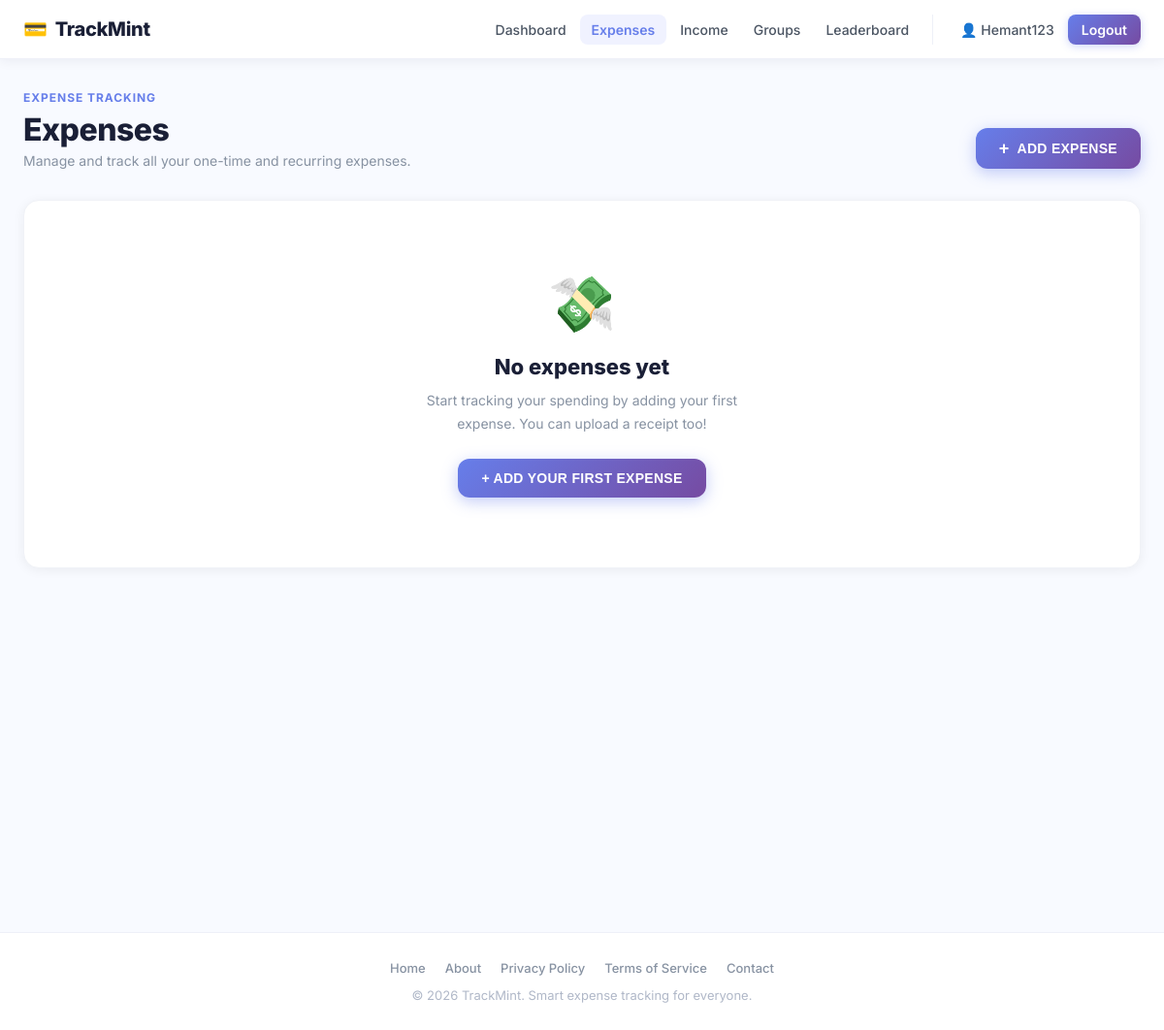
/receipts/ (signed in), run on an earlier commit of the app's database.
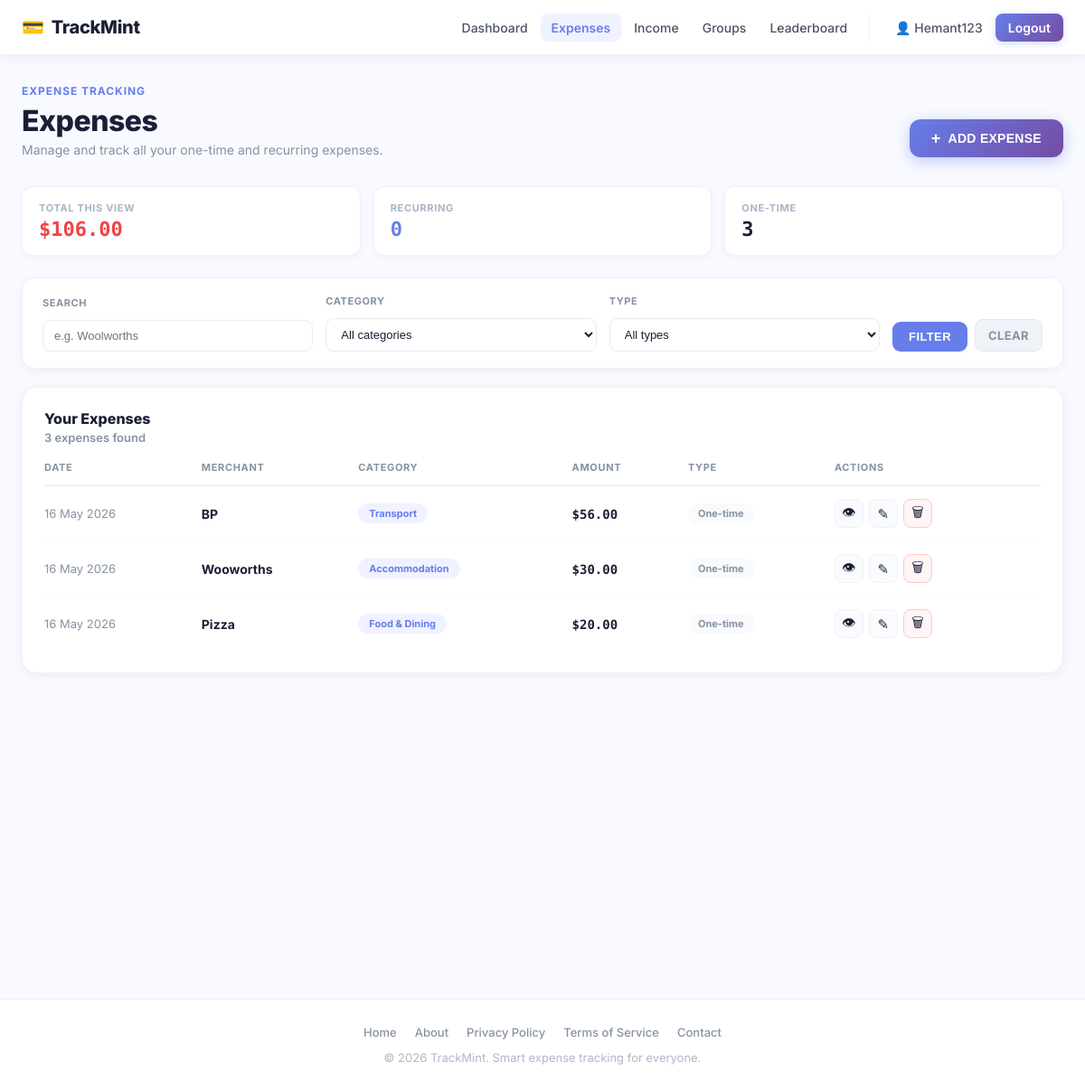
And on a later commit of the database.
### app/models.py (models this page shows, shortened)
class Receipt(db.Model):
    __tablename__ = "receipts"
    id = db.Column(db.Integer, primary_key=True)
    user_id = db.Column(db.Integer, db.ForeignKey("users.id"), nullable=False)
    group_id = db.Column(db.Integer, db.ForeignKey("groups.id"), nullable=True)
    merchant = db.Column(db.String(120), nullable=False)
    amount = db.Column(db.Float, nullable=False)
    category = db.Column(db.String(80), nullable=False)
    expense_date = db.Column(db.Date, nullable=False)
    notes = db.Column(db.Text, nullable=True)
    frequency_type = db.Column(db.String(20), default="one-time", nullable=False)  # "one-time" or "recurring"
    frequency_interval = db.Column(db.String(20), nullable=True)  # "daily", "weekly", "monthly"
    frequency_details = db.Column(db.String(255), nullable=True)  # "Monday", "15th", etc.
    image_filename = db.Column(db.String(255), nullable=True)
    created_at = db.Column(db.DateTime, default=datetime.utcnow, nullable=False)
    updated_at = db.Column(
        db.DateTime,
        default=datetime.utcnow,
        onupdate=datetime.utcnow,
        nullable=False
    )
    user = db.relationship("User", back_populates="receipts")
    splits = db.relationship("ExpenseSplit", backref="expense", cascade="all, delete-orphan", lazy=True)

### app/receipts/routes.py (the view, shortened to what this page needs)
@receipts_bp.route("/", methods=["GET", "POST"])
@login_required
def index():
    q = request.args.get("q", "").strip()
    category_filter = request.args.get("category", "").strip()
    frequency_filter = request.args.get("frequency", "").strip()
    query = Receipt.query.filter_by(user_id=current_user.id)
    if q:
        like_term = f"%{q}%"
        query = query.filter(Receipt.merchant.ilike(like_term))
    if category_filter:
        query = query.filter(Receipt.category == category_filter)
    if frequency_filter:
        query = query.filter(Receipt.frequency_type == frequency_filter)
    personal_expenses = query.order_by(Receipt.expense_date.desc(), Receipt.created_at.desc()).all()
    user_members = GroupMember.query.filter_by(user_id=current_user.id).all()
    member_group_ids = [m.group_id for m in user_members]
    member_receipt_ids = {e.id for e in personal_expenses if e.group_id}
    group_expenses_query = Receipt.query.filter(
        Receipt.group_id.in_(member_group_ids),
        Receipt.id.notin_(member_receipt_ids)
    ) if member_group_ids else Receipt.query.filter(db.false())
    if q:
        group_expenses_query = group_expenses_query.filter(Receipt.merchant.ilike(f"%{q}%"))
    if category_filter:
        group_expenses_query = group_expenses_query.filter(Receipt.category == category_filter)
    group_only_expenses = group_expenses_query.order_by(Receipt.expense_date.desc(), Receipt.created_at.desc()).all()
    expenses = personal_expenses + group_only_expenses
    expenses.sort(key=lambda e: (e.expense_date, e.created_at), reverse=True)
    member_map = {}
    group_receipt_ids = [e.id for e in expenses if e.group_id]
    if group_receipt_ids and user_members:
        member_ids = [m.id for m in user_members]
        if member_ids:
            splits = ExpenseSplit.query.filter(
                ExpenseSplit.expense_id.in_(group_receipt_ids),
                ExpenseSplit.member_id.in_(member_ids)
            ).all()
            for s in splits:
                member_map[s.expense_id] = s.amount
    for e in expenses:
        if e.group_id and e.id in member_map:
            e.display_amount = member_map[e.id]
            e.is_group_split = True
        else:
            e.display_amount = e.amount
            e.is_group_split = False
    categories = (
        db.session.query(Receipt.category)
        .filter_by(user_id=current_user.id)
        .distinct()
        .order_by(Receipt.category.asc())
        .all()
    )
    categories = [c[0] for c in categories]
    return render_template(
        "receipts/index.html",
        page_title="Expenses",
        expenses=expenses,
        categories=categories,
        selected_category=category_filter,
        search_query=q,
        selected_frequency=frequency_filter
    )

### app/__init__.py (called while the page is built)
def register_login_loader():
    @login_manager.user_loader
    def load_user(user_id):
        from app.models import User
        return db.session.get(User, int(user_id))

### app/templates/receipts/index.html (shortened to what the changed rows need)
{% extends "base.html" %}
{% block content %}
<section class="exp-page">
  <div class="exp-header">
    <div class="exp-header-left">
      <h1>Expenses</h1>
    </div>
  </div>
  {% if expenses %}
  <div class="summary-strip">
    <div class="summary-chip">
      <span class="chip-label">Total this view</span>
      <span class="chip-value red">${{ "%.2f"|format(expenses|sum(attribute='display_amount')) }}</span>
    </div>
    <div class="summary-chip">
      <span class="chip-label">Recurring</span>
      <span class="chip-value purple">{{ expenses|selectattr('frequency_type','equalto','recurring')|list|length }}</span>
    </div>
    <div class="summary-chip">
      <span class="chip-label">One-time</span>
      <span class="chip-value">{{ expenses|selectattr('frequency_type','equalto','one-time')|list|length }}</span>
    </div>
  </div>
  {% endif %}
  {% if expenses or search_query or selected_category or selected_frequency %}
  <div class="filter-card">
    <form method="GET" class="filter-form">
      <div class="filter-group">
        <label for="search-merchant">Search</label>
        <input type="text" id="search-merchant" name="q" placeholder="e.g. Woolworths" value="{{ search_query or '' }}">
      </div>
      <div class="filter-group">
        <label for="filter-category">Category</label>
        <select id="filter-category" name="category">
          <option value="">All categories</option>
        </select>
      </div>
      <div class="filter-group">
        <label for="filter-frequency">Type</label>
        <select id="filter-frequency" name="frequency">
          <option value="">All types</option>
        </select>
      </div>
      <div class="filter-actions">
        <button type="submit" class="filter-btn">Filter</button>
        <a href="{{ url_for('receipts.index') }}" class="clear-filter-btn">Clear</a>
      </div>
    </form>
  </div>
  {% endif %}
  {% if expenses or search_query or selected_category or selected_frequency %}
  <div class="table-card">
    <div class="table-top">
      <div>
        <h2>Your Expenses</h2>
        <p>{% if expenses %}{{ expenses|length }} expense{{ '' if expenses|length == 1 else 's' }} found{% else %}No expenses match your filters{% endif %}</p>
      </div>
    </div>
    {% if expenses %}
    <div style="overflow-x:auto;">
      <table class="exp-table">
        <thead>
          <tr>
            <th>Date</th>
            <th>Merchant</th>
            <th>Category</th>
            <th>Amount</th>
            <th>Type</th>
            <th>Actions</th>
          </tr>
        </thead>
        <tbody>
          {% for expense in expenses %}
          <tr>
            <td style="color:#8792a2;font-size:13px;white-space:nowrap;">{{ expense.expense_date.strftime('%d %b %Y') }}</td>
            <td><strong>{{ expense.merchant }}</strong></td>
            <td><span class="cat-pill">{{ expense.category }}</span></td>
            <td>
              <span class="amount-mono">${{ "%.2f"|format(expense.display_amount) }}</span>
            </td>
            <td>
              {% if expense.frequency_type == 'recurring' %}
                <span class="freq-badge">🔄 {{ expense.frequency_interval|capitalize if expense.frequency_interval else 'Recurring' }}</span>
              {% else %}
                <span class="freq-badge one-time">One-time</span>
              {% endif %}
            </td>
            <td>
              <div class="action-cell">
                <a href="{{ url_for('receipts.receipt_detail', receipt_id=expense.id) }}" class="act view" title="View">👁</a>
                <a href="{{ url_for('receipts.edit_receipt', receipt_id=expense.id) }}" class="act edit" title="Edit">✎</a>
                <button type="button" class="act del delete-btn" data-receipt-id="{{ expense.id }}" title="Delete">🗑</button>
              </div>
            </td>
          </tr>
          {% endfor %}
        </tbody>
      </table>
    </div>
    {% else %}
    <div class="no-results">No expenses match your filters. <a href="{{ url_for('receipts.index') }}" style="color:#667eea;font-weight:700;">Clear filters</a></div>
    {% endif %}
  </div>
  {% else %}
  <div class="empty-state">
    <div class="empty-icon">💸</div>
    <h2>No expenses yet</h2>
    <p>Start tracking your spending by adding your first expense. You can upload a receipt too!</p>
    <button type="button" id="empty-add-btn" class="add-expense-btn">+ Add your first expense</button>
  </div>
  {% endif %}
</section>
{% endblock %}

What changed in the data, as far as the page shows it:
added Receipt: expense_date "16 May 2026", merchant "BP", category "Transport", display_amount "56.00", frequency_type "One-time"
added Receipt: expense_date "16 May 2026", merchant "Wooworths", category "Accommodation", display_amount "30.00", frequency_type "One-time"
added Receipt: expense_date "16 May 2026", merchant "Pizza", category "Food & Dining", display_amount "20.00", frequency_type "One-time"
Also different on the page:
{{ "%.2f"|format(expenses|sum(attribute='display_amount')) }}: (not shown) → "106.00"
{{ expenses|selectattr('frequency_type','equalto','one-time')|list|length }}: (not shown) → "3"
form field category: (not shown) → "All categories"
form field frequency: (not shown) → "All types"
{{ expenses|length }}: (not shown) → "3"
{{ '' if expenses|length == 1 else 's' }}: (not shown) → "s"
text no longer shown: "💸 No expenses yet Start tracking your spending by adding your first expense. You can upload a receipt too! + ADD YOUR FIRST EXPENSE"
text now shown: "TOTAL THIS VIEW $ RECURRING 0 ONE-TIME SEARCH CATEGORY TYPE FILTER CLEAR Your Expenses expense found DATE MERCHANT CATEGORY AMOUNT TYPE ACTIONS"
